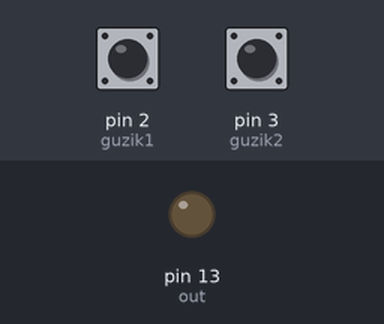
Bench run of a sketch on a simulated Arduino Uno, built with avr-gcc and run on an emulated ATmega328P. Parts: output pins drawn as LEDs (lit = HIGH). Inputs (shaded band) come from the test bench; at power-on: pin 2 (guzik1) HIGH, pin 3 (guzik2) HIGH. What the sketch prints to the serial monitor is not drawn.

Above: at 1.2 s.
1.3 s: pin 2 (guzik1) pulled LOW for 1 s
At 2.7 s:
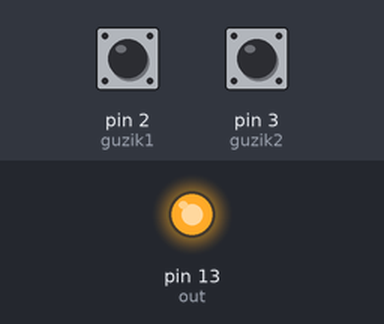
3.8 s: pin 3 (guzik2) pulled LOW for 1 s
At 4.6 s:
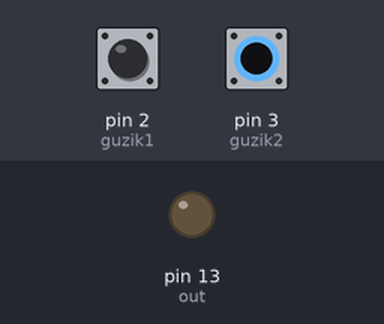
6.3 s: pin 2 (guzik1) pulled LOW for 3.2 s
At 7.8 s:
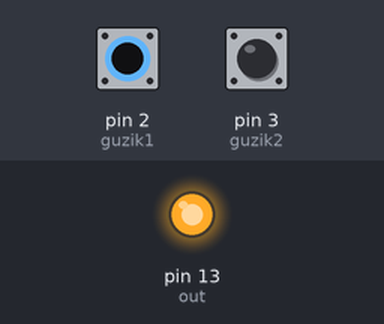
Timing chart, 0 to 9.3 s (numbered marks = the images above; inputs shaded):
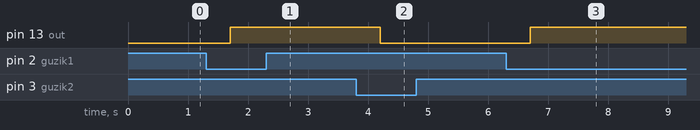

Measured:
- after the input at 1.3 s, pin 13 (out): LOW → HIGH after 0.41 s
- after the input at 3.8 s, pin 13 (out): HIGH → LOW after 0.41 s
- after the input at 6.3 s, pin 13 (out): LOW → HIGH after 0.41 s

The sketch:

dziala1.ino
```cpp
const int guzik1 = 2;
const int guzik2 = 3;
const int out = 13;
int liczba = 0;
int lastButtonState = HIGH;
int lastButton2State = HIGH;


void setup() {
  pinMode(guzik1, INPUT_PULLUP);
  pinMode(guzik2, INPUT_PULLUP);
  pinMode(out, OUTPUT);
    Serial.begin(9600);

}

void loop() {
  int reading = digitalRead(guzik1);
  int reading2 = digitalRead(guzik2);
  int pwm = map(liczba, 5, 0, 255, 0);
  analogWrite(out, pwm);
  Serial.println(liczba);
if (reading != lastButtonState) {
    delay(400);}
if (digitalRead(guzik1) == LOW) {
  if (liczba <= 4) {liczba++;} }
if (reading2 != lastButton2State) {
    delay(400);}
if (digitalRead(guzik2) == LOW) {
  if (liczba >= 1) {liczba--;}}
lastButtonState = reading;
lastButton2State = reading2;
}
```
